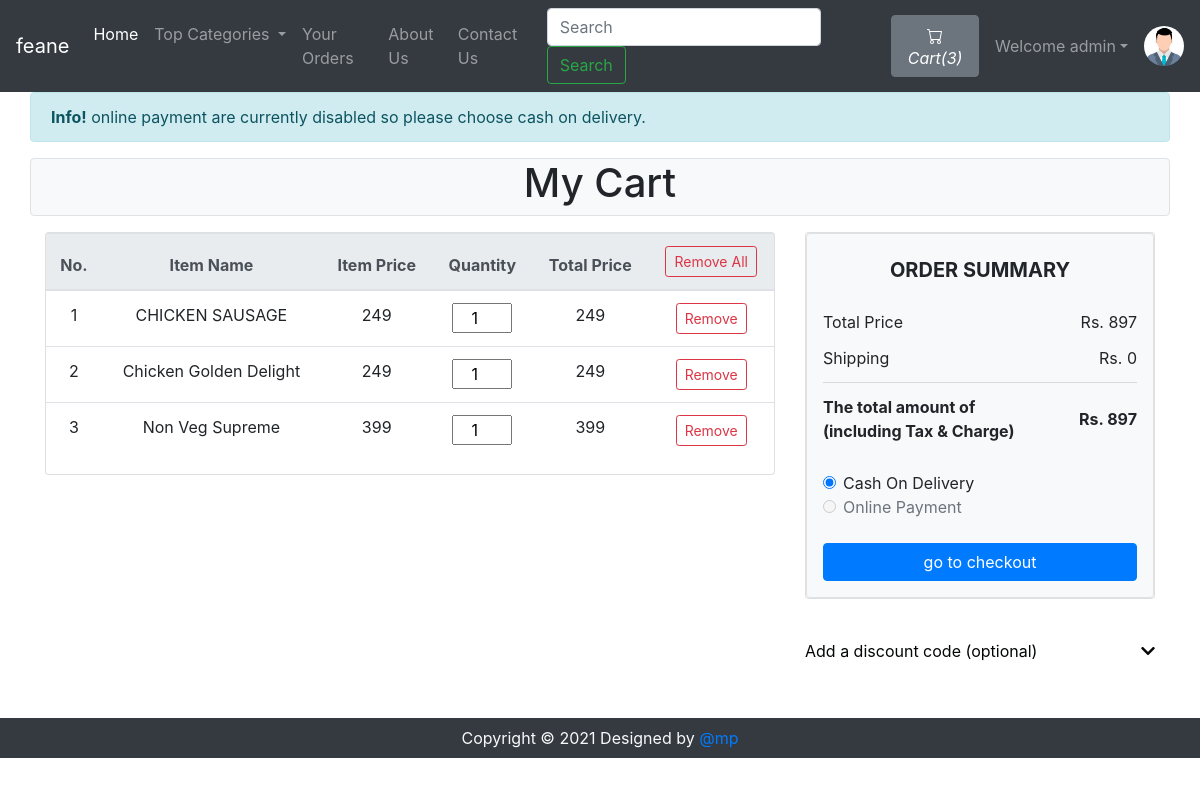
/viewCart.php (signed in), run on the app's committed database.
### tables this page shows
CREATE TABLE `sitedetail` (
  `tempId` int(11) NOT NULL,
  `systemName` varchar(21) NOT NULL,
  `email` varchar(35) NOT NULL,
  `contact1` bigint(21) NOT NULL,
  `contact2` bigint(21) DEFAULT NULL COMMENT 'Optional',
  `address` text NOT NULL,
  `dateTime` datetime NOT NULL DEFAULT current_timestamp()
);

CREATE TABLE `viewcart` (
  `cartItemId` int(11) NOT NULL,
  `pizzaId` int(11) NOT NULL,
  `itemQuantity` int(100) NOT NULL,
  `userId` int(11) NOT NULL,
  `addedDate` datetime NOT NULL DEFAULT current_timestamp()
);

CREATE TABLE `pizza` (
  `pizzaId` int(12) NOT NULL,
  `pizzaName` varchar(255) NOT NULL,
  `pizzaPrice` int(12) NOT NULL,
  `pizzaDesc` text NOT NULL,
  `pizzaCategorieId` int(12) NOT NULL,
  `pizzaPubDate` datetime NOT NULL DEFAULT current_timestamp()
);

### viewCart.php (the view, shortened to what this page needs)
<!doctype html>
<html lang="en">
<head>
    <link rel="stylesheet" href="https://stackpath.bootstrapcdn.com/bootstrap/4.4.1/css/bootstrap.min.css">
    <link rel="stylesheet" href="https://use.fontawesome.com/releases/v5.8.2/css/all.css">
</head>
<body>
    <?php include 'partials/_dbconnect.php';?>
    <?php require 'partials/_nav.php' ?>
    <?php
    if($loggedin){
    ?>
    <div class="container" id="cont">
        <div class="row">
            <div class="alert alert-info mb-0" style="width: -webkit-fill-available;">
              <strong>Info!</strong> online payment are currently disabled so please choose cash on delivery.
            </div>
            <div class="col-lg-12 text-center border rounded bg-light my-3">
                <h1>My Cart</h1>
            </div>
            <div class="col-lg-8">
                <div class="card wish-list mb-3">
                    <table class="table text-center">
                        <thead class="thead-light">
                            <tr>
                                <th scope="col">No.</th>
                                <th scope="col">Item Name</th>
                                <th scope="col">Item Price</th>
                                <th scope="col">Quantity</th>
                                <th scope="col">Total Price</th>
                                <th scope="col">
                                    <form action="partials/_manageCart.php" method="POST">
                                        <button name="removeAllItem" class="btn btn-sm btn-outline-danger">Remove All</button>
                                        <input type="hidden" name="userId" value="<?php $userId = $_SESSION['userId']; echo $userId ?>">
                                    </form>
                                </th>
                            </tr>
                        </thead>
                        <tbody>
                            <?php
                                $sql = "SELECT * FROM `viewcart` WHERE `userId`= $userId";
                                $result = mysqli_query($conn, $sql);
                                $counter = 0;
                                $totalPrice = 0;
                                while($row = mysqli_fetch_assoc($result)){
                                    $pizzaId = $row['pizzaId'];
                                    $Quantity = $row['itemQuantity'];
                                    $mysql = "SELECT * FROM `pizza` WHERE pizzaId = $pizzaId";
                                    $myresult = mysqli_query($conn, $mysql);
                                    $myrow = mysqli_fetch_assoc($myresult);
                                    $pizzaName = $myrow['pizzaName'];
                                    $pizzaPrice = $myrow['pizzaPrice'];
                                    $total = $pizzaPrice * $Quantity;
                                    $counter++;
                                    $totalPrice = $totalPrice + $total;
                                    echo '<tr>
                                            <td>' . $counter . '</td>
                                            <td>' . $pizzaName . '</td>
                                            <td>' . $pizzaPrice . '</td>
                                            <td>
                                                <form id="frm' . $pizzaId . '">
                                                    <input type="hidden" name="pizzaId" value="' . $pizzaId . '">
                                                    <input type="number" name="quantity" value="' . $Quantity . '" class="text-center" onchange="updateCart(' . $pizzaId . ')" onkeyup="return false" style="width:60px" min=1 oninput="check(this)" onClick="this.select();">
                                                </form>
                                            </td>
                                            <td>' . $total . '</td>
                                            <td>
                                                <form action="partials/_manageCart.php" method="POST">
                                                    <button name="removeItem" class="btn btn-sm btn-outline-danger">Remove</button>
                                                    <input type="hidden" name="itemId" value="'.$pizzaId. '">
                                                </form>
                                            </td>
                                        </tr>';
                                }
                                    ?>
                        </tbody>
                    </table>
                </div>
            </div>
            <div class="col-lg-4">
                <div class="card wish-list mb-3">
                    <div class="pt-4 border bg-light rounded p-3">
                        <h5 class="mb-3 text-uppercase font-weight-bold text-center">Order summary</h5>
                        <ul class="list-group list-group-flush">
                            <li class="list-group-item d-flex justify-content-between align-items-center border-0 px-0 pb-0 bg-light">Total Price<span>Rs. <?php echo $totalPrice ?></span></li>
                            <li class="list-group-item d-flex justify-content-between align-items-center px-0 bg-light">Shipping<span>Rs. 0</span></li>
                            <li class="list-group-item d-flex justify-content-between align-items-center border-0 px-0 mb-3 bg-light">
                                <div>
                                    <strong>The total amount of</strong>
                                    <strong><p class="mb-0">(including Tax & Charge)</p></strong>
                                </div>
                                <span><strong>Rs. <?php echo $totalPrice ?></strong></span>
                            </li>
                        </ul>
                        <div class="form-check">
                            <input class="form-check-input" type="radio" name="flexRadioDefault" id="flexRadioDefault1" checked>
                            <label class="form-check-label" for="flexRadioDefault1">
                                Cash On Delivery
                            </label>
                        </div>
                        <div class="form-check">
                            <input class="form-check-input" type="radio" name="flexRadioDefault1" id="flexRadioDefault1" disabled>
                            <label class="form-check-label" for="flexRadioDefault1">
                                Online Payment
                            </label>
                        </div><br>
                        <button type="button" class="btn btn-primary btn-block" data-toggle="modal" data-target="#checkoutModal">go to checkout</button>
                    </div>
                </div>
                <div class="mb-3">
                    <div class="pt-4">
                        <a class="dark-grey-text d-flex justify-content-between" style="text-decoration: none; color: #050607;" data-toggle="collapse" href="#collapseExample"
                            aria-expanded="false" aria-controls="collapseExample">
                            Add a discount code (optional)
                            <span><i class="fas fa-chevron-down pt-1"></i></span>
                        </a>
                    </div>
                </div>
            </div>
        </div>
    </div>
    <?php
    }
    else {
        echo '<div class="container" style="min-height : 610px;">
        <div class="alert alert-info my-3">
            <font style="font-size:22px"><center>Before checkout you need to <strong><a class="alert-link" data-toggle="modal" data-target="#loginModal">Login</a></strong></center></font>
        </div></div>';
    }
    ?>
    <?php require 'partials/_footer.php' ?>
</body>
</html>

### partials/_nav.php (shortened to what this page needs)
<?php
if(isset($_SESSION['loggedin']) && $_SESSION['loggedin']==true){
  $loggedin= true;
  $userId = $_SESSION['userId'];
  $username = $_SESSION['username'];
}
else{
  $loggedin = false;
  $userId = 0;
}
$sql = "SELECT * FROM `sitedetail`";
$result = mysqli_query($conn, $sql);
$row = mysqli_fetch_assoc($result);
$systemName = $row['systemName'];
echo '<nav class="navbar navbar-expand-lg navbar-dark bg-dark">
      <a class="navbar-brand" href="index.php">'.$systemName.'</a>
      <button class="navbar-toggler" type="button" data-toggle="collapse" data-target="#navbarSupportedContent" aria-controls="navbarSupportedContent" aria-expanded="false" aria-label="Toggle navigation">
        <span class="navbar-toggler-icon"></span>
      </button>
      <div class="collapse navbar-collapse" id="navbarSupportedContent">
        <ul class="navbar-nav mr-auto">
          <li class="nav-item active">
            <a class="nav-link" href="index.php">Home <span class="sr-only">(current)</span></a>
          </li>
          <li class="nav-item dropdown">
            <a class="nav-link dropdown-toggle" href="#" id="navbarDropdown" role="button" data-toggle="dropdown" aria-haspopup="true" aria-expanded="false">
              Top Categories
            </a>
            <div class="dropdown-menu" aria-labelledby="navbarDropdown">';
            echo '</div>
          </li>
          <li class="nav-item">
            <a class="nav-link" href="viewOrder.php">Your Orders</a>
          </li>
          <li class="nav-item">
            <a class="nav-link" href="about.php">About Us</a>
          </li>
          <li class="nav-item">
            <a class="nav-link" href="contact.php">Contact Us</a>
          </li>
        </ul>
        <form method="get" action="/feane/search.php" class="form-inline my-2 my-lg-0 mx-3">
          <input class="form-control mr-sm-2" type="search" name="search" id="search" placeholder="Search" aria-label="Search" required>
          <button class="btn btn-outline-success my-2 my-sm-0" type="submit">Search</button>
        </form>';
        $countsql = "SELECT SUM(`itemQuantity`) FROM `viewcart` WHERE `userId`=$userId";
        $countresult = mysqli_query($conn, $countsql);
        $countrow = mysqli_fetch_assoc($countresult);
        $count = $countrow['SUM(`itemQuantity`)'];
        echo '<a href="viewCart.php"><button type="button" class="btn btn-secondary mx-2" title="MyCart">
          <svg xmlns="img/cart.svg" width="16" height="16" fill="currentColor" class="bi bi-cart" viewBox="0 0 16 16">
            <path d="M0 1.5A.5.5 0 0 1 .5 1H2a.5.5 0 0 1 .485.379L2.89 3H14.5a.5.5 0 0 1 .491.592l-1.5 8A.5.5 0 0 1 13 12H4a.5.5 0 0 1-.491-.408L2.01 3.607 1.61 2H.5a.5.5 0 0 1-.5-.5zM3.102 4l1.313 7h8.17l1.313-7H3.102zM5 12a2 2 0 1 0 0 4 2 2 0 0 0 0-4zm7 0a2 2 0 1 0 0 4 2 2 0 0 0 0-4zm-7 1a1 1 0 1 1 0 2 1 1 0 0 1 0-2zm7 0a1 1 0 1 1 0 2 1 1 0 0 1 0-2z"/>
          </svg>
          <i class="bi bi-cart">Cart(' .$count. ')</i>
        </button></a>';
        if($loggedin){
          echo '<ul class="navbar-nav mr-2">
            <li class="nav-item dropdown">
              <a class="nav-link dropdown-toggle" href="#" id="navbarDropdown" role="button" data-toggle="dropdown"> Welcome ' .$username. '</a>
              <div class="dropdown-menu" aria-labelledby="navbarDropdown">
                <a class="dropdown-item" href="partials/_logout.php">Logout</a>
              </div>
            </li>
          </ul>
          <div class="text-center image-size-small position-relative">
            <a href="viewProfile.php"><img src="img/person-' .$userId. '.jpg" class="rounded-circle" onError="this.src = \'img/profilePic.jpg\'" style="width:40px; height:40px"></a>
          </div>';
        }
        else {
          echo '
          <button type="button" class="btn btn-success mx-2"  data-toggle="modal" data-target="#loginModal">Login</button>
          <button type="button" class="btn btn-success mx-2"  data-toggle="modal" data-target="#signupModal">SignUp</button>';
        }
  echo '</div>
    </nav>';
?>

### viewCart.php (style rules this page uses)
#cont { min-height : 626px; }

### data on the page
sitedetail: systemName "feane"
viewcart: pizzaId.pizzaName "CHICKEN SAUSAGE", pizzaId.pizzaPrice "249", quantity "1"
viewcart: pizzaId.pizzaName "Chicken Golden Delight", pizzaId.pizzaPrice "249", quantity "1"
viewcart: pizzaId.pizzaName "Non Veg Supreme", pizzaId.pizzaPrice "399", quantity "1"

### other printed values
$count "3"
$username "admin"
$totalPrice "897"
